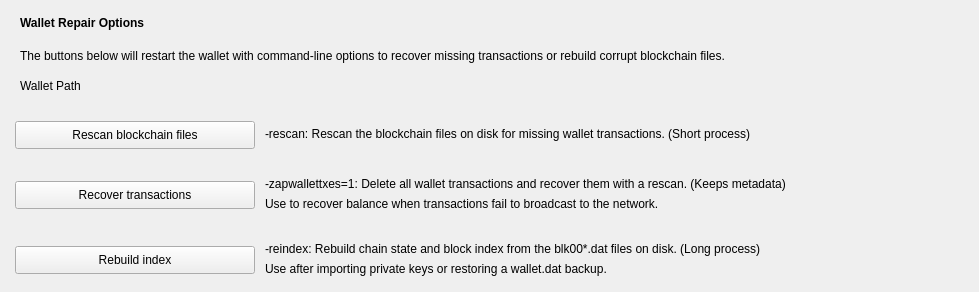
     <widget class="QWidget" name="tab_repair">
      <attribute name="title">
       <string>&amp;Wallet Repair</string>
      </attribute>
      <widget class="QLabel" name="label_repair_header">
       <property name="geometry">
        <rect>
         <x>20</x>
         <y>15</y>
         <width>711</width>
         <height>16</height>
        </rect>
       </property>
       <property name="font">
        <font>
         <weight>75</weight>
         <bold>true</bold>
        </font>
       </property>
       <property name="text">
        <string>Wallet Repair Options</string>
       </property>
      </widget>
      <widget class="QLabel" name="label_repair_helptext">
       <property name="geometry">
        <rect>
         <x>20</x>
         <y>35</y>
         <width>950</width>
         <height>41</height>
        </rect>
       </property>
       <property name="font">
        <font>
         <weight>50</weight>
         <bold>false</bold>
        </font>
       </property>
       <property name="text">
        <string>The buttons below will restart the wallet with command-line options to recover missing transactions or rebuild corrupt blockchain files.</string>
       </property>
      </widget>
      <widget class="QLabel" name="wallet_path">
       <property name="geometry">
        <rect>
         <x>20</x>
         <y>75</y>
         <width>750</width>
         <height>21</height>
        </rect>
       </property>
       <property name="text">
        <string>Wallet Path</string>
       </property>
      </widget>
      <widget class="QPushButton" name="btn_rescan">
       <property name="geometry">
        <rect>
         <x>15</x>
         <y>121</y>
         <width>240</width>
         <height>28</height>
        </rect>
       </property>
       <property name="text">
        <string>Rescan blockchain files</string>
       </property>
      </widget>
      <widget class="QPushButton" name="btn_zapwallettxes1">
       <property name="geometry">
        <rect>
         <x>15</x>
         <y>181</y>
         <width>240</width>
         <height>28</height>
        </rect>
       </property>
       <property name="text">
        <string>Recover transactions</string>
       </property>
      </widget>
      <widget class="QPushButton" name="btn_reindex">
       <property name="geometry">
        <rect>
         <x>15</x>
         <y>246</y>
         <width>240</width>
         <height>28</height>
        </rect>
       </property>
       <property name="text">
        <string>Rebuild index</string>
       </property>
      </widget>
      <widget class="QLabel" name="label_repair_rescan">
       <property name="geometry">
        <rect>
         <x>265</x>
         <y>120</y>
         <width>700</width>
         <height>28</height>
        </rect>
       </property>
       <property name="text">
        <string>-rescan: Rescan the blockchain files on disk for missing wallet transactions. (Short process)</string>
       </property>
      </widget>
      <widget class="QLabel" name="label_repair_zap1">
       <property name="geometry">
        <rect>
         <x>265</x>
         <y>170</y>
         <width>700</width>
         <height>28</height>
        </rect>
       </property>
       <property name="text">
        <string>-zapwallettxes=1: Delete all wallet transactions and recover them with a rescan. (Keeps metadata)</string>
       </property>
      </widget>
      <widget class="QLabel" name="label2_repair_zap1">
       <property name="geometry">
        <rect>
         <x>265</x>
         <y>190</y>
         <width>700</width>
         <height>28</height>
        </rect>
       </property>
       <property name="text">
        <string>Use to recover balance when transactions fail to broadcast to the network.</string>
       </property>
      </widget>
      <widget class="QLabel" name="label_repair_reindex">
       <property name="geometry">
        <rect>
         <x>265</x>
         <y>235</y>
         <width>700</width>
         <height>28</height>
        </rect>
       </property>
       <property name="text">
        <string>-reindex: Rebuild chain state and block index from the blk00*.dat files on disk. (Long process)</string>
       </property>
      </widget>
      <widget class="QLabel" name="label2_repair_reindex">
       <property name="geometry">
        <rect>
         <x>265</x>
         <y>255</y>
         <width>700</width>
         <height>28</height>
        </rect>
       </property>
       <property name="text">
        <string>Use after importing private keys or restoring a wallet.dat backup.</string>
       </property>
      </widget>
     </widget>
